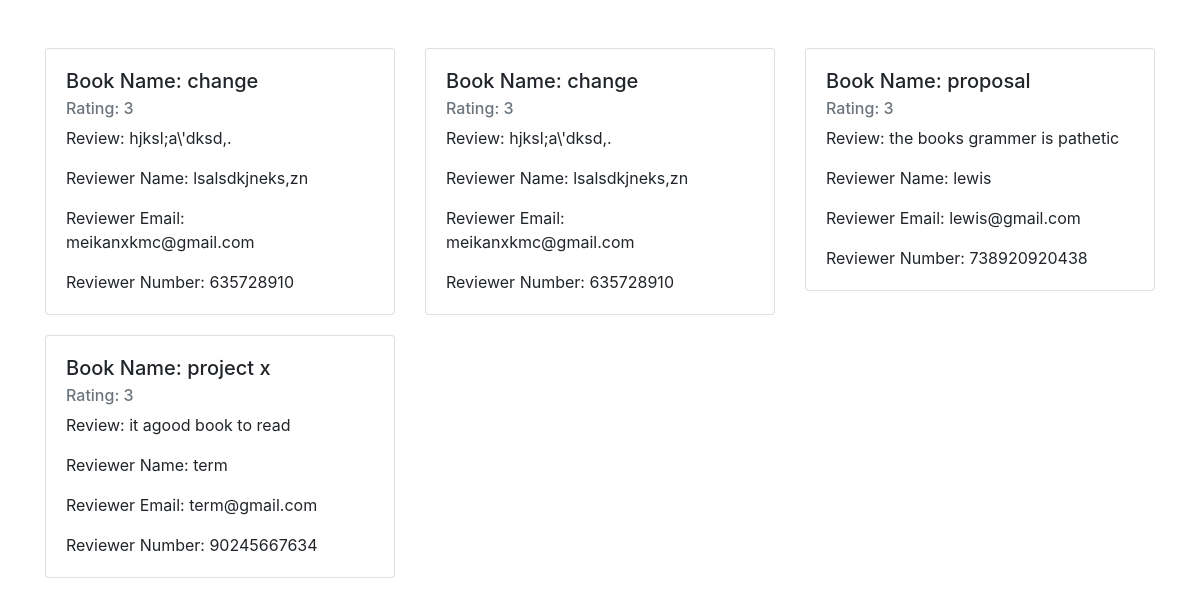
The page /read_reviews.php on the database its author committed.
### tables this page shows
CREATE TABLE `reviews` (
  `review_id` int(11) NOT NULL,
  `book_id` int(11) DEFAULT NULL,
  `rating` int(11) DEFAULT NULL CHECK (`rating` >= 1 and `rating` <= 5),
  `review` text DEFAULT NULL,
  `reviewer_name` varchar(255) DEFAULT NULL,
  `reviewer_email` varchar(255) DEFAULT NULL,
  `reviewer_number` varchar(20) DEFAULT NULL
);

CREATE TABLE `books` (
  `book_id` int(11) NOT NULL,
  `bookname` varchar(255) NOT NULL,
  `author_id` int(11) DEFAULT NULL,
  `date_published` date DEFAULT NULL,
  `description` text DEFAULT NULL,
  `isbn` varchar(20) NOT NULL,
  `cover_photo` varchar(255) DEFAULT NULL,
  `rating` int(11) DEFAULT NULL,
  `price` decimal(10,2) DEFAULT NULL
);

### read_reviews.php (the view, shortened to what this page needs)
<!DOCTYPE html>
<html lang="en">
<head>
    <link rel="stylesheet" href="https://stackpath.bootstrapcdn.com/bootstrap/4.5.2/css/bootstrap.min.css">
</head>
<body>
<div class="container mt-5">
    <div class="row">
        <?php
        include_once "config.php";
        $sql = "SELECT r.*, b.bookname
                FROM reviews r
                INNER JOIN books b ON r.book_id = b.book_id";
        $result = $conn->query($sql);
        if ($result->num_rows > 0) {
            while ($row = $result->fetch_assoc()) {
                ?>
                <div class="col-lg-4 col-md-6">
                    <div class="card animated">
                        <div class="card-body">
                            <h5 class="card-title">Book Name: <?php echo $row["bookname"]; ?></h5>
                            <h6 class="card-subtitle mb-2 text-muted">Rating: <?php echo $row["rating"]; ?></h6>
                            <p class="card-text">Review: <?php echo $row["review"]; ?></p>
                            <p class="card-text">Reviewer Name: <?php echo $row["reviewer_name"]; ?></p>
                            <p class="card-text">Reviewer Email: <?php echo $row["reviewer_email"]; ?></p>
                            <p class="card-text">Reviewer Number: <?php echo $row["reviewer_number"]; ?></p>
                        </div>
                    </div>
                </div>
                <?php
            }
        } else {
            echo "<p class='col'>No reviews found</p>";
        }
        ?>
    </div>
</div>
</body>
</html>

### read_reviews.php (style rules this page uses)
.card { margin-bottom: 20px; opacity: 0; transform: translateY(20px); transition: opacity 0.5s, transform 0.5s; }
.card.animated { opacity: 1; transform: translateY(0); }

### rows shown on the page
reviews: book.bookname "change", rating "3", review "hjksl;a\\'dksd,.", reviewer_name "lsalsdkjneks,zn", reviewer_email "meikanxkmc@gmail.com", reviewer_number "635728910"
reviews: book.bookname "change", rating "3", review "hjksl;a\\'dksd,.", reviewer_name "lsalsdkjneks,zn", reviewer_email "meikanxkmc@gmail.com", reviewer_number "635728910"
reviews: book.bookname "proposal", rating "3", review "the books grammer is pathetic", reviewer_name "lewis", reviewer_email "lewis@gmail.com", reviewer_number "738920920438"
reviews: book.bookname "project x", rating "3", review "it agood book to read", reviewer_name "term", reviewer_email "term@gmail.com", reviewer_number "90245667634"
